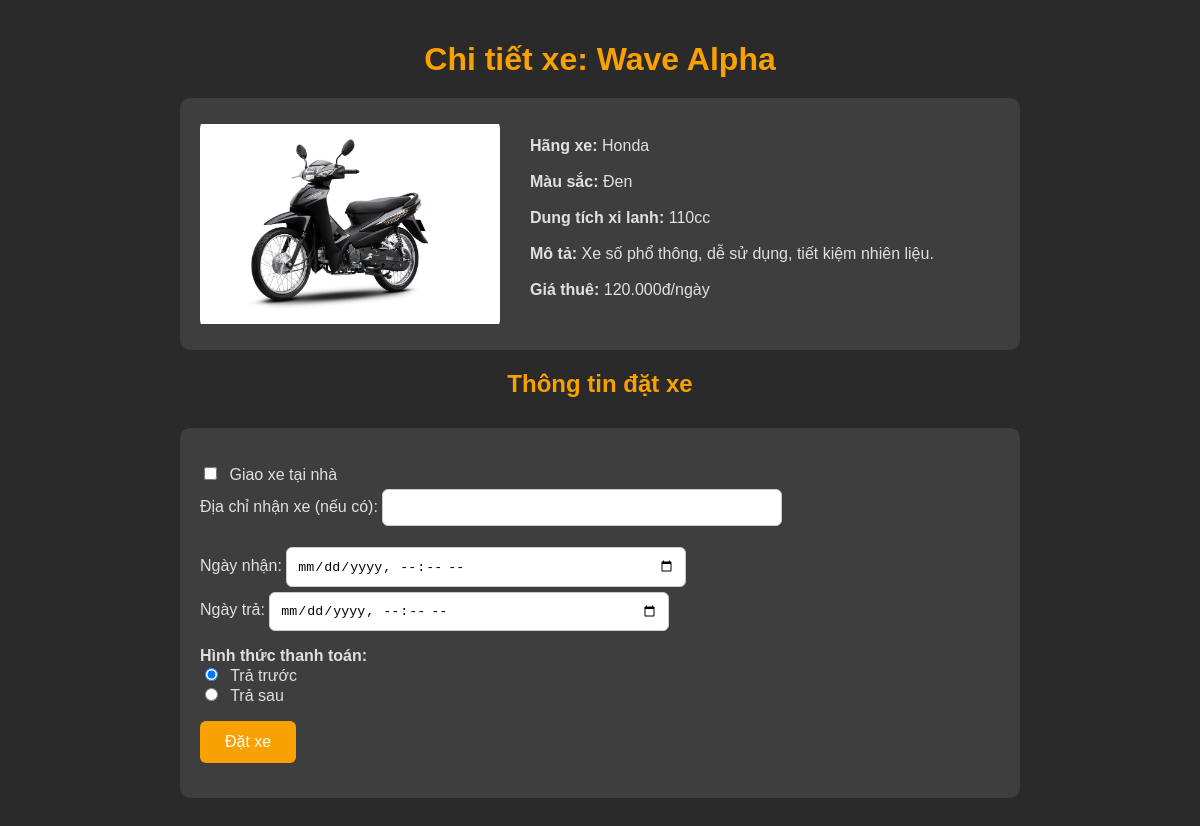
Page /vidu.php?ma_xe=1 on the committed database.
### tables this page shows
CREATE TABLE `xe_may` (
  `ma_xe` int(11) NOT NULL,
  `hang_xe` varchar(50) NOT NULL,
  `dong_xe` varchar(50) NOT NULL,
  `bien_so` varchar(20) NOT NULL,
  `gia_thue` decimal(10,2) NOT NULL,
  `trang_thai` enum('con_trong','da_thue','bao_tri') DEFAULT 'con_trong',
  `duong_dan_anh` varchar(255) DEFAULT NULL,
  `so_luong` int(11) DEFAULT 1
);

CREATE TABLE `chi_tiet_xe` (
  `ma_xe` int(11) NOT NULL,
  `mau_sac` varchar(50) DEFAULT NULL,
  `dung_tich_xi_lanh` int(11) DEFAULT NULL,
  `loai_xe` varchar(50) DEFAULT NULL,
  `mo_ta` text DEFAULT NULL
);

### vidu.php (the view, shortened to what this page needs)
<?php
include 'connect.php';
if (isset($_GET['ma_xe'])) {
    $ma_xe = $_GET['ma_xe'];
    $sql = "
    SELECT xm.ma_xe, xm.hang_xe, xm.dong_xe, ct.loai_xe, ct.mo_ta, ct.mau_sac, xm.gia_thue, xm.duong_dan_anh, ct.dung_tich_xi_lanh
    FROM xe_may xm
    JOIN chi_tiet_xe ct ON xm.ma_xe = ct.ma_xe
    WHERE xm.ma_xe = ?";
    $stmt = $conn->prepare($sql);
    $stmt->bind_param("i", $ma_xe);
    $stmt->execute();
    $result = $stmt->get_result();
    $row = $result->fetch_assoc();
} else {
    echo "Mã xe không hợp lệ.";
    exit();
}
?>
<!DOCTYPE html>
<html lang="vi">
<head>
    <link rel="stylesheet" href="vidu1.css">
</head>
<body>
<h1>Chi tiết xe: <?= htmlspecialchars($row['dong_xe']) ?></h1>
<div class="chi-tiet-xe">
    <img src="<?= htmlspecialchars($row['duong_dan_anh']) ?>" alt="<?= htmlspecialchars($row['dong_xe']) ?>" width="300">
    <ul>
        <li><strong>Hãng xe:</strong> <?= htmlspecialchars($row['hang_xe']) ?></li>
        <li><strong>Màu sắc:</strong> <?= htmlspecialchars($row['mau_sac']) ?></li>
        <li><strong>Dung tích xi lanh:</strong> <?= htmlspecialchars($row['dung_tich_xi_lanh']) ?>cc</li>
        <li><strong>Mô tả:</strong> <?= htmlspecialchars($row['mo_ta']) ?></li>
        <li><strong>Giá thuê:</strong> <?= number_format($row['gia_thue'], 0, ',', '.') ?>đ/ngày</li>
    </ul>
</div>
<h2>Thông tin đặt xe</h2>
<form action="#" method="post">
    <p>
        <label><input type="checkbox" name="giao_tai_nha"> Giao xe tại nhà</label><br>
        <label>Địa chỉ nhận xe (nếu có): <input type="text" name="dia_chi"></label>
    </p>
    <p>
        <label>Ngày nhận: <input type="datetime-local" name="ngay_nhan"></label><br>
        <label>Ngày trả: <input type="datetime-local" name="ngay_tra"></label>
    </p>
    <p>
        <strong>Hình thức thanh toán:</strong><br>
        <label><input type="radio" name="thanh_toan" value="tra_truoc" checked> Trả trước</label><br>
        <label><input type="radio" name="thanh_toan" value="tra_sau"> Trả sau</label>
    </p>
    <p><button type="submit">Đặt xe</button></p>
</form>
</body>
</html>

### vidu1.css (style rules this page uses)
body { font-family: Arial, sans-serif; background-color: #2b2a2a; color: #e0e0e0; margin: 0; padding: 20px; }
h1, h2 { color: #f8a100; text-align: center; margin-bottom: 20px; }
.chi-tiet-xe { display: flex; flex-wrap: wrap; background-color: #3e3e3e; border-radius: 10px; padding: 20px; gap: 30px; margin: auto; max-width: 800px; }
.chi-tiet-xe img { max-width: 100%; border-radius: 10px; object-fit: contain; }
.chi-tiet-xe ul { list-style: none; padding: 0; flex: 1; }
.chi-tiet-xe ul li { margin-bottom: 12px; font-size: 16px; line-height: 1.5; }
form { background-color: #3e3e3e; border-radius: 10px; padding: 20px; max-width: 800px; margin: 30px auto; }
form p { margin-bottom: 15px; }
input[type="text"], input[type="datetime-local"] { width: 100%; max-width: 400px; padding: 10px; border-radius: 6px; border: 1px solid #ccc; margin-top: 5px; box-sizing: border-box; }
input[type="checkbox"], input[type="radio"] { margin-right: 8px; }
button { padding: 12px 25px; background-color: #f8a100; color: white; border: none; border-radius: 6px; cursor: pointer; font-size: 16px; transition: 0.3s; }

### rows in the picture
xe_may: dong_xe "Wave Alpha", hang_xe "Honda", chi_tiet_xe.mau_sac "Đen", chi_tiet_xe.dung_tich_xi_lanh "110", chi_tiet_xe.mo_ta "Xe số phổ thông, dễ sử dụng, tiết kiệm nhiên liệu.", gia_thue "120.000"
